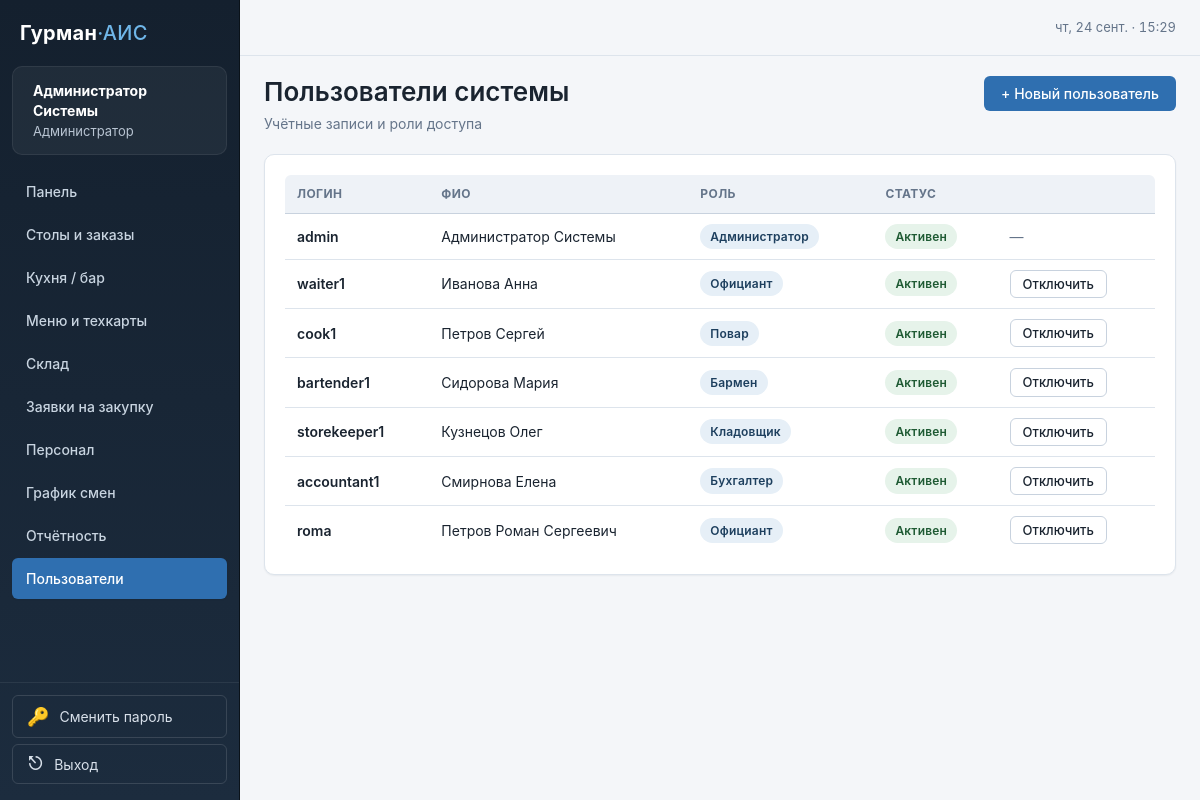
Before: /auth/users (signed in) with the older database file.
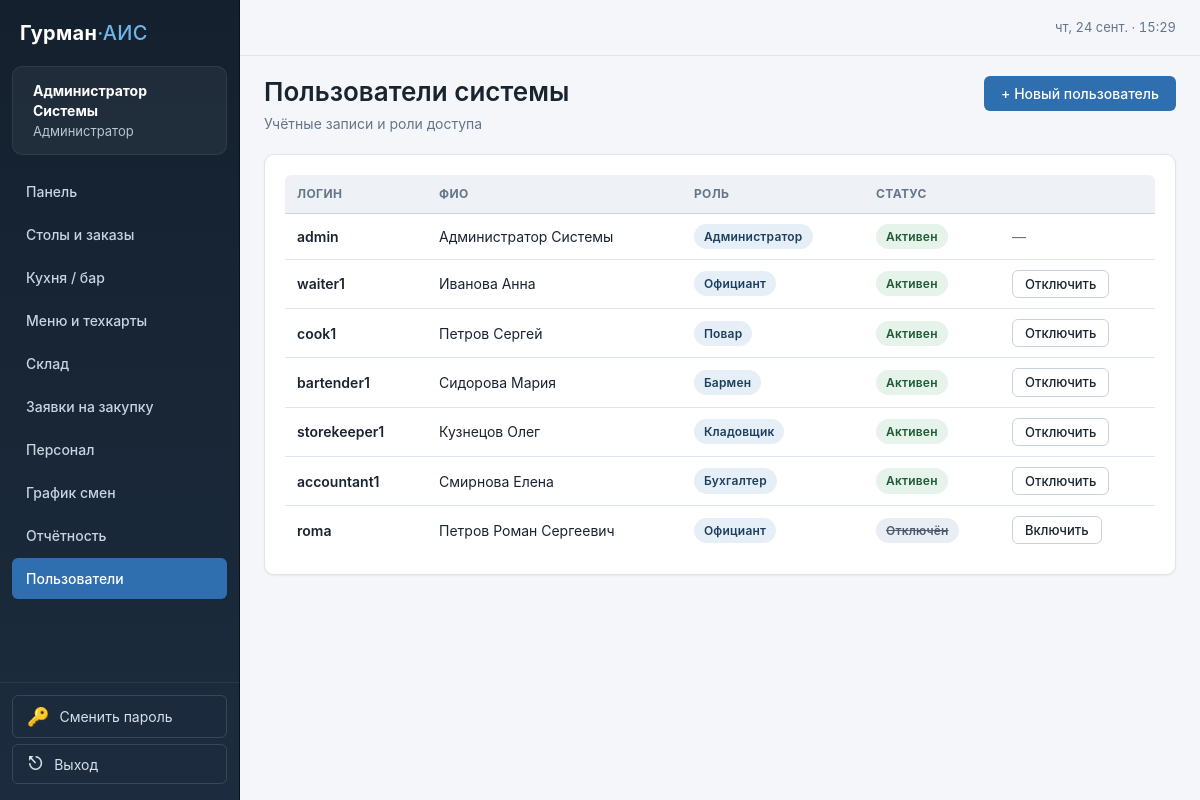
After: the same page with the newer database file.
### tables this page shows
CREATE TABLE users (
    id INTEGER PRIMARY KEY AUTOINCREMENT,
    username TEXT UNIQUE NOT NULL,
    password_hash TEXT NOT NULL,
    full_name TEXT NOT NULL,
    role TEXT NOT NULL CHECK (role IN ('admin', 'waiter', 'cook', 'bartender', 'storekeeper', 'accountant')),
    is_active INTEGER NOT NULL DEFAULT 1,
    created_at TEXT NOT NULL DEFAULT (datetime('now'))
, "session_version" INTEGER NOT NULL DEFAULT 1);

### app.py (the view)
@auth.route("/users")
@roles_required("admin")
def users():
    db = get_db()
    rows = db.execute(
        "SELECT id, username, full_name, role, is_active, created_at "
        "FROM users ORDER BY id"
    ).fetchall()
    return render_template("auth/users.html", users=rows, role_labels=ROLE_LABELS)

### app.py (called while the page is built)
def get_db():
    if "db" not in g:
        g.db = sqlite3.connect(
            Config.DATABASE,
            detect_types=sqlite3.PARSE_DECLTYPES,
            timeout=5.0,
            isolation_level=None,
        )
        g.db.row_factory = sqlite3.Row
        g.db.execute("PRAGMA foreign_keys = ON")
        g.db.execute("PRAGMA journal_mode = WAL")
        g.db.execute("PRAGMA synchronous = NORMAL")
        g.db.execute("PRAGMA busy_timeout = 5000")
    return g.db

def roles_required(*roles):
    def decorator(view):
        @functools.wraps(view)
        def wrapped(*args, **kwargs):
            if g.user is None:
                return redirect(url_for("auth.login", next=request.path))
            if g.user["role"] not in roles and g.user["role"] != "admin":
                flash("Недостаточно прав для выполнения этого действия.", "error")
                return redirect(url_for("index"))
            return view(*args, **kwargs)
        return wrapped
    return decorator

### templates/auth/users.html (shortened to what this page needs)
{% extends "base.html" %}
{% block content %}
<div class="page-header">
    <div>
        <h1>Пользователи системы</h1>
        <p class="subtitle">Учётные записи и роли доступа</p>
    </div>
    <a class="btn" href="{{ url_for('auth.new_user') }}">+ Новый пользователь</a>
</div>
<div class="card">
    <div class="table-wrap">
        <table class="data-table">
            <thead>
                <tr>
                    <th scope="col">Логин</th>
                    <th scope="col">ФИО</th>
                    <th scope="col">Роль</th>
                    <th scope="col">Статус</th>
                    <th scope="col" class="ta-right"></th>
                </tr>
            </thead>
            <tbody>
            {% for u in users %}
                <tr>
                    <td class="cell-title">{{ u['username'] }}</td>
                    <td>{{ u['full_name'] }}</td>
                    <td>
                        <span class="badge badge--role">
                            {{ role_labels.get(u['role'], u['role']) }}
                        </span>
                    </td>
                    <td>
                        {% if u['is_active'] %}
                            <span class="badge badge--free">Активен</span>
                        {% else %}
                            <span class="badge badge--cancelled">Отключён</span>
                        {% endif %}
                    </td>
                    <td class="ta-right">
                        {% if u['id'] != g.user['id'] %}
                        <form method="post"
                              action="{{ url_for('auth.toggle_user', user_id=u['id']) }}">
                            <button class="btn btn--secondary btn--sm" type="submit">
                                {{ 'Отключить' if u['is_active'] else 'Включить' }}
                            </button>
                        </form>
                        {% else %}
                            <span class="text-muted">—</span>
                        {% endif %}
                    </td>
                </tr>
            {% else %}
                <tr>
                    <td colspan="5" class="empty-state">Пользователи не найдены</td>
                </tr>
            {% endfor %}
            </tbody>
        </table>
    </div>
</div>
{% endblock %}

Changed rows visible on the page:
changed users "roma": is_active "Отключить" → "Включить"; is_active "Активен" → "Отключён"
